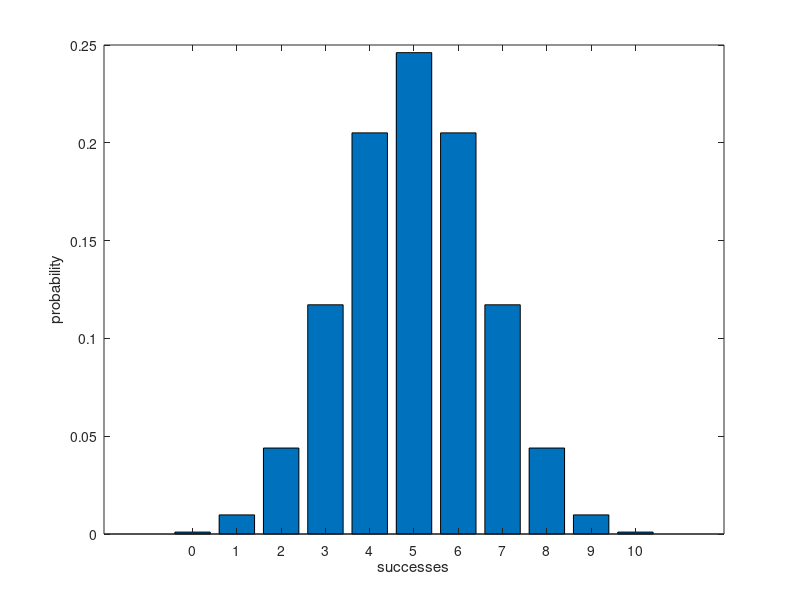

The MATLAB source for this figure:
n = 10;
p = 0.5;

k = 0:n;

C = factorial(n) ./ (factorial(k) .* factorial(n-k));
% note: equation 27.1 should read as follows
pmf = C .* p.^k .* (1-p).^(n-k);
pmf
figure
bar(k, pmf)
ylabel('probability')
xlabel('successes')

